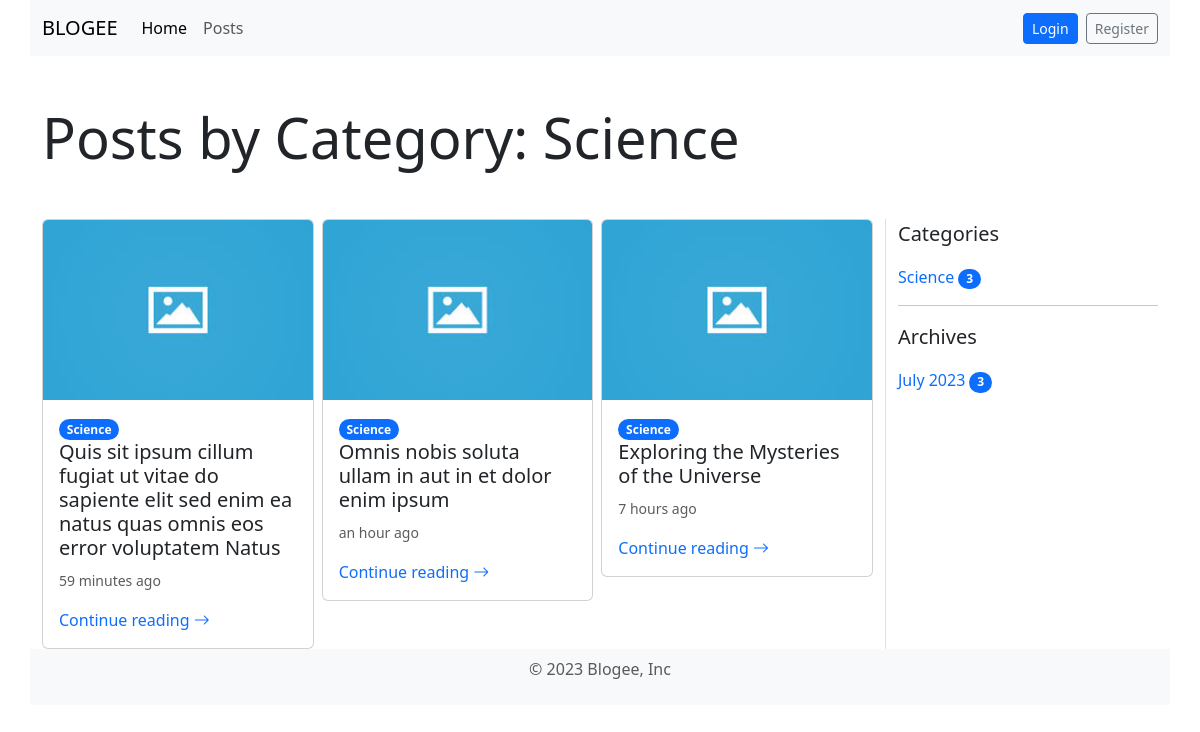
The app's page /posts/category/science/ with its own data.
### posts/models.py (models this page shows, shortened)
class Category(models.Model):
    name = models.CharField(max_length=100)
    slug = models.SlugField(unique=True, max_length=100)

class Post(models.Model):
    title = models.CharField(max_length=200)
    slug = models.SlugField(unique=True, max_length=200)
    excerpt = models.TextField()
    content = models.TextField()
    featured_image = models.ImageField(
        upload_to='featured_images/', blank=True, null=True, default='featured_images/default_featured_image.jpg')
    author = models.ForeignKey(User, on_delete=models.CASCADE)
    categories = models.ManyToManyField(Category)
    created_at = models.DateTimeField(auto_now_add=True)
    updated_at = models.DateTimeField(auto_now=True)
    status = models.CharField(
        max_length=20,
        choices=(
                ('publish', 'Publish'),
                ('draft', 'Draft'),
                ('private', 'Private'),
        ),
        default='draft',
    )
    class Meta:
        ordering = ['-created_at']

### posts/views.py (the view)
class CategoryDetailView(DetailView):
    model = Category
    def get_context_data(self, **kwargs):
        context = super().get_context_data(**kwargs)
        context['category_list'] = Category.objects.all()
        context['archive_list'] = Post.objects.annotate(
            year=TruncYear('created_at'),
            month=TruncMonth('created_at')).values('year', 'month').annotate(count=Count('id')).order_by('-year', '-month')
        post_list = self.object.post_set.all()
        paginator = Paginator(post_list, 10)
        page_number = self.request.GET.get('page')
        page_obj = paginator.get_page(page_number)
        context['page_obj'] = page_obj
        return context

### posts/templates/posts/category_detail.html (shortened to what this page needs)
{% extends "base.html" %}
{% load humanize %}
{% block head %}
<h1 class="display-4 my-5"> Posts by Category: {{ category.name }}</h1>
{% endblock %}
{% block content %}
<div class="row row-cols-1 row-cols-md-3 g-2">
    {% for post in page_obj %}
    <div class="col">
        <div class="card">
            <img src="{{post.featured_image.url}}" class="card-img-top" alt="...">
            <div class="card-body">
                <div class="hstack gap-1">
                    {% for category in post.categories.all %}
                    <a href="{% url 'category-detail' slug=category.slug %}">
                        <span class="badge rounded-pill text-bg-primary">{{ category.name }}</span></a>
                    {% endfor %}
                </div>
                <h5 class="card-title">{{ post.title }}</h5>
                <p class="card-text">
                    <small class="text-body-secondary">{{ post.created_at | naturaltime}}</small>
                </p>
                <a href="{% url 'post-detail' slug=post.slug %}" class="text-decoration-none">Continue
                    reading <i class="bi bi-arrow-right"></i></a>
            </div>
        </div>
    </div>
    {% empty %}
    <p>Sorry, no posts found.</p>
    {% endfor %}
</div>
{% endblock %}
{% block sidebar %}
<p class="lead">Categories</p>
<ul class="list-inline">
    {% for category in category_list %}
    <li class="list-inline-item">
        <a href="{% url 'category-detail' slug=category.slug %}" class="link-primary text-decoration-none">
            {{ category.name }}
        </a>
        <span class="badge bg-primary rounded-pill">{{ category.post_set.count }}</span>
    </li>
    {% endfor %}
</ul>
<hr>
<p class="lead">Archives</p>
<ul class="list-inline">
    {% for archive in archive_list %}
    <li class="list-inline-item">
        <a href="{% url 'post-month-archive' year=archive.year|date:'Y' month=archive.month|date:'b' %}"
            class="link-primary text-decoration-none">
            {{ archive.month|date:"F Y" }}
        </a> <span class="badge bg-primary rounded-pill">{{ archive.count }}</span>
    </li>
    {% endfor %}
</ul>
{% endblock %}

### records on screen
Category: name "Science", post_set.count "3"
Post: featured_image (placeholder picture), title "Quis sit ipsum cillum fugiat ut vitae do sapiente elit sed enim ea natus quas omnis eos error voluptatem Natus", created_at "59 minutes ago"
Post: featured_image (placeholder picture), title "Omnis nobis soluta ullam in aut in et dolor enim ipsum", created_at "an hour ago"
Post: featured_image (placeholder picture), title "Exploring the Mysteries of the Universe", created_at "7 hours ago"

### other values on screen
{{ archive.month|date:"F Y" }} "July 2023"
{{ archive.count }} "3"
